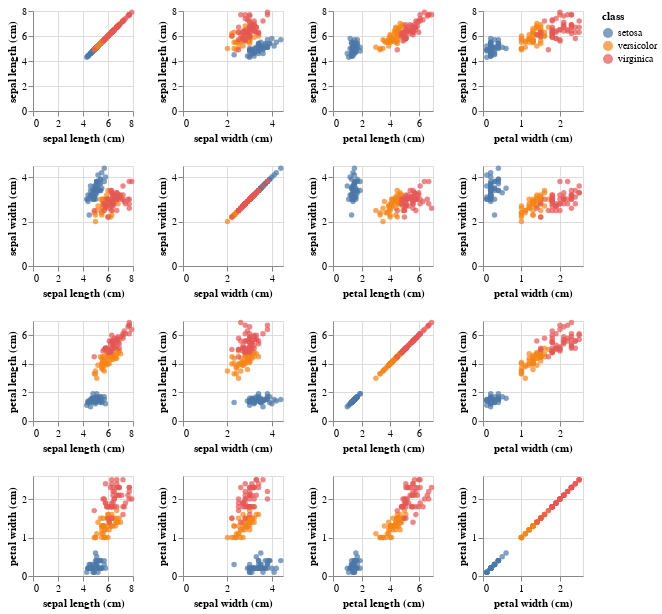

Write notebook code for a chart like this one.
### Code cell
alt.Chart(b).mark_circle().encode(
    alt.X(alt.repeat("column"), type='quantitative'),
    alt.Y(alt.repeat("row"), type='quantitative'),
    color='class'
).properties(
    width=100,
    height=100
).repeat(
    row=list(b_x.columns),
    column=list(b_x.columns)
)

### Figure 1 — Vega-Lite specification as saved in the notebook (floating-point values rounded to 4 significant figures; data arrays with more than 128 entries replaced by an {"elided": "..."} marker saying what was removed)
{"$schema": "https://vega.github.io/schema/vega-lite/v3.3.0.json", "config": {"mark": {"tooltip": null}, "view": {"height": 300, "width": 400}}, "datasets": {"data-de0d7d471f6a9b923f58ecd819a57ffa": {"elided": "150 records"}}, "repeat": {"column": ["sepal length (cm)", "sepal width (cm)", "petal length (cm)", "petal width (cm)"], "row": ["sepal length (cm)", "sepal width (cm)", "petal length (cm)", "petal width (cm)"]}, "spec": {"data": {"name": "data-de0d7d471f6a9b923f58ecd819a57ffa"}, "encoding": {"color": {"field": "class", "type": "nominal"}, "x": {"field": {"repeat": "column"}, "type": "quantitative"}, "y": {"field": {"repeat": "row"}, "type": "quantitative"}}, "height": 100, "mark": "circle", "width": 100}}
